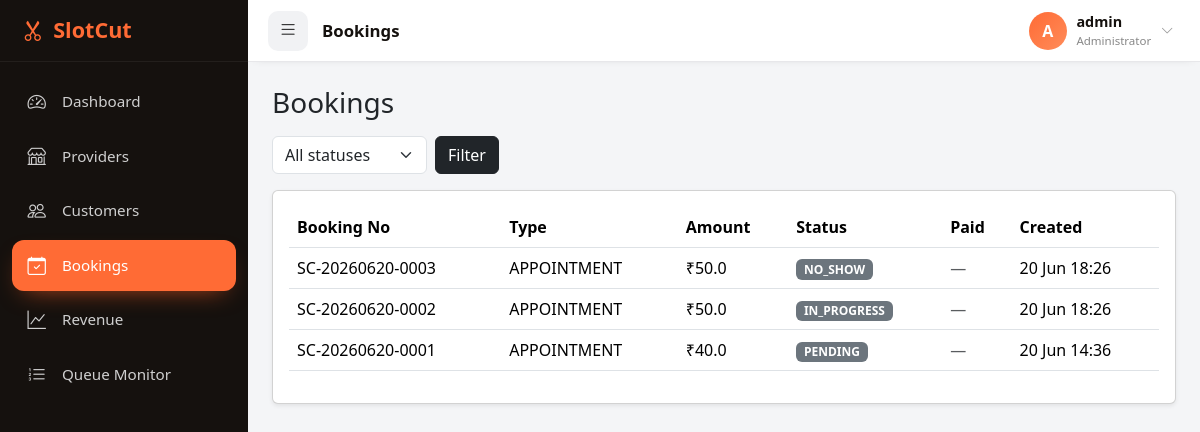
Page /admin/bookings (signed in) on the committed database.
### app/models/booking.py (models this page shows, shortened)
class Booking(db.Model):
    __tablename__ = 'bookings'
    id = db.Column(db.String(36), primary_key=True, default=lambda: str(uuid.uuid4()))
    booking_no = db.Column(db.String(30), unique=True, index=True)  # SC-YYYYMMDD-0001
    user_id = db.Column(db.String(36), db.ForeignKey('users.id'), nullable=False)
    provider_id = db.Column(db.String(36), db.ForeignKey('providers.id'), nullable=False)
    barber_id = db.Column(db.String(36), db.ForeignKey('barbers.id'))
    booking_type = db.Column(db.String(20))  # APPOINTMENT|QUEUE_TOKEN|HOME_VISIT
    status = db.Column(db.String(20), default='PENDING')
    scheduled_at = db.Column(db.DateTime)
    is_home_visit = db.Column(db.Boolean, default=False)
    home_address = db.Column(db.Text)
    total_amount = db.Column(db.Float, default=0.0)
    is_paid = db.Column(db.Boolean, default=False)
    style_image_url = db.Column(db.String(500))
    notes = db.Column(db.Text)
    created_at = db.Column(db.DateTime, default=datetime.utcnow)
    updated_at = db.Column(db.DateTime, default=datetime.utcnow, onupdate=datetime.utcnow)
    user = db.relationship('User', back_populates='bookings')
    provider = db.relationship('Provider', back_populates='bookings')
    barber = db.relationship('Barber', back_populates='bookings')
    services = db.relationship(
        'BookingService', back_populates='booking', cascade='all, delete-orphan'
    )
    payment = db.relationship('Payment', back_populates='booking', uselist=False)
    review = db.relationship('Review', back_populates='booking', uselist=False)

### app/admin/views.py (the view)
@admin_bp.route('/bookings')
@admin_required
def bookings():
    q = Booking.query
    if request.args.get('status'):
        q = q.filter_by(status=request.args['status'].upper())
    items = q.order_by(Booking.created_at.desc()).limit(500).all()
    return render_template('admin/bookings.html', bookings=items)

### app/website/views.py (called while the page is built)
def _apk_file():
    path = current_app.config.get('APK_PATH')
    if path and os.path.exists(path):
        return path
    fallback = os.path.join(
        current_app.config['DOWNLOAD_FOLDER'], current_app.config['APK_FILENAME']
    )
    return fallback if os.path.exists(fallback) else None

def apk_available():
    return _apk_file() is not None

@website_bp.app_context_processor
def inject_download_flags():
    try:
        return {'apk_available': apk_available(),
                'app_version': current_app.config.get('APP_VERSION', '1.0')}
    except Exception:
        return {'apk_available': False, 'app_version': '1.0'}

### app/templates/admin/bookings.html (shortened to what this page needs)
{% extends 'admin/layout.html' %}
{% block title %}Bookings{% endblock %}
{% block content %}
<h3 class="mb-3">Bookings</h3>
<form class="row g-2 mb-3">
  <div class="col-auto">
    <select name="status" class="form-select">
      <option value="">All statuses</option>
    </select>
  </div>
  <div class="col-auto"><button class="btn btn-dark">Filter</button></div>
</form>
<div class="card shadow-sm"><div class="card-body table-responsive">
<table class="table table-hover align-middle">
  <thead><tr><th>Booking No</th><th>Type</th><th>Amount</th><th>Status</th><th>Paid</th><th>Created</th></tr></thead>
  <tbody>
    {% for b in bookings %}
    <tr>
      <td>{{ b.booking_no }}</td>
      <td>{{ b.booking_type }}</td>
      <td>₹{{ b.total_amount }}</td>
      <td><span class="badge bg-secondary">{{ b.status }}</span></td>
      <td>{% if b.is_paid %}<i class="bi bi-check-circle-fill text-success"></i>{% else %}<span class="text-muted">—</span>{% endif %}</td>
      <td>{{ b.created_at.strftime('%d %b %H:%M') if b.created_at }}</td>
    </tr>
    {% else %}
    <tr><td colspan="6" class="text-center text-muted">No bookings yet.</td></tr>
    {% endfor %}
  </tbody>
</table>
</div></div>
{% endblock %}

### app/templates/admin/layout.html (style rules this page uses)
:root { --o:#FF6B35;--o-dark:#E8551F;--ink:#15110E;--sb:248px;--rail:76px;--top:62px }
* { box-sizing:border-box }
body { background:#f4f5f7;font-family:system-ui,'Segoe UI',Roboto,sans-serif;margin:0 }

### rows in the picture
Booking: booking_no "SC-20260620-0003", booking_type "APPOINTMENT", total_amount "50.0", status "NO_SHOW", created_at "20 Jun 18:26"
Booking: booking_no "SC-20260620-0002", booking_type "APPOINTMENT", total_amount "50.0", status "IN_PROGRESS", created_at "20 Jun 18:26"
Booking: booking_no "SC-20260620-0001", booking_type "APPOINTMENT", total_amount "40.0", status "PENDING", created_at "20 Jun 14:36"

### other values in the picture
{{ config.ADMIN_USERNAME[0]|upper }} "A"
{{ config.ADMIN_USERNAME }} "admin"
